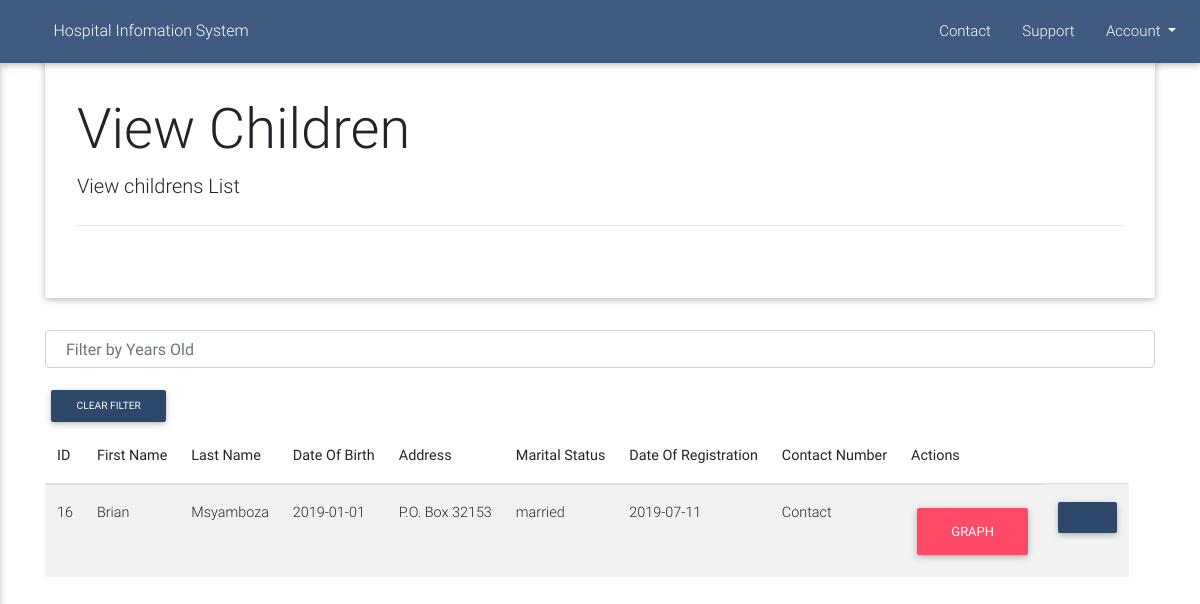
Page /view/viewChildren.php (signed in) on the committed database.
### tables this page shows
CREATE TABLE `patients` (
  `user_id` int(11) NOT NULL,
  `firstname` varchar(256) DEFAULT NULL,
  `lastname` varchar(256) DEFAULT NULL,
  `dob` date DEFAULT NULL,
  `address` text,
  `married` varchar(256) DEFAULT NULL,
  `dor` date DEFAULT NULL,
  `contact` varchar(256) DEFAULT NULL,
  `referred` varchar(30) DEFAULT NULL,
  `reason` varchar(100) DEFAULT NULL
);

### controller/dao.php (called while the page is built, shortened)
<?php
include "header.php";
include "sidenav.php";
include "jumbo.php";
$jumbo = new jumbo;

### controller/PatientsController.php (called while the page is built, shortened)
<?php
class PatientsController
{
    public function viewAllChildren()
    {
        $time = strtotime("-18 years", time());
        $date = date("Y-m-d", $time);
        $db = new DBconnection();
        $dbConn = $db->getConnection();
        return $dbConn->query("SELECT * FROM patients where dob > '$date' ORDER BY user_id DESC");
    }
}

### view/viewChildren.php (the view, shortened to what this page needs)
<?php include "../../includes/dao.php" ?>
<?php include "../../includes/patients/PatientsController.php";
$patients = new PatientsController();
?>
<div class="container">
    <?= $jumbo->getJumbo("View Children", "View childrens List") ?>
    <?php if (isset($_GET['years'])) : ?>
        <?php $patientsList = $patients->viewAllChildrenByDate($_GET['years']); ?>
    <?php else : ?>
        <?php $patientsList = $patients->viewAllChildren();
        ?>
    <?php endif; ?>
    <form method="get">
        <input class="form-input form-control form-check form-group" placeholder="Filter by Years Old" type="text" name="years" id="">
    </form>
    <button onclick="refresh()" class="btn btn-default btn-sm text-left">Clear Filter</button>
    <table class="table table-responsive table-striped table-hover">
        <thead>
            <th>ID</th>
            <th>First Name</th>
            <th>Last Name</th>
            <th>Date Of Birth</th>
            <th>Address</th>
            <th>Marital Status</th>
            <th>Date Of Registration</th>
            <th>Contact Number</th>
            <th>Actions</th>
        </thead>
        <tbody>
            <?php while ($row = $patientsList->fetch(PDO::FETCH_ASSOC)) {
                ?>
                <tr>
                    <td><?= $row['user_id'] ?></td>
                    <td><?= $row['firstname'] ?></td>
                    <td><?= $row['lastname'] ?></td>
                    <td><?= $row['dob'] ?></td>
                    <td><?= $row['address'] ?></td>
                    <td><?= $row['married'] ?></td>
                    <td><?= $row['dor'] ?></td>
                    <td><?= $row['contact'] ?></td>
                    <td>
                        <button type="button" class="btn btn-primary" data-toggle="popover" data-html='true' data-placement="top" title="Chart Type" data-content="
                                                <a class='btn btn-sm btn-default' href='wfa.php?id=<?= $row['user_id'] ?>'>Percetiles</a><br>
                                                <a class='btn btn-sm btn-default' href='hfa.php?id=<?= $row['user_id'] ?>'>Height for Age</a><br>
                                                <a class='btn btn-sm btn-default' href='wfh.php?id=<?= $row['user_id'] ?>'>Weight for Height</a><br>
                                                <a class='btn btn-sm btn-default' href='bfa.php?id=<?= $row['user_id'] ?>'>BMI for age</a><br>
                                                <a class='btn btn-sm btn-default' href='hcfa.php?id=<?= $row['user_id'] ?>'>Head Circumference for Age</a><br>
                                        ">Graph</button>
                    </td>
                    <td><a title="update Details" href="updateChild.php?id=<?= $row['user_id'] ?>" class="btn btn-sm btn-default fa fa-pencil"></a> </td>
                </tr>
            <?php } ?>
        </tbody>
    </table>
</div>
<?php include "../../includes/footer.php"; ?>

### css/all.css (style rules this page uses)
.fa,.fab,.fal,.far,.fas { -moz-osx-font-smoothing:grayscale;-webkit-font-smoothing:antialiased;display:inline-block;font-style:normal;font-variant:normal;text-rendering:auto;line-height:1 }
.fa,.far,.fas { font-family:"Font Awesome 5 Free" }
.fa,.fas { font-weight:900 }

### rows in the picture
patients: user_id "16", firstname "Brian", lastname "Msyamboza", dob "2019-01-01", address "P.O. Box 32153", married "married", dor "2019-07-11", contact "Contact"

### other values in the picture
$title "View Children"
$detail "View childrens List"
